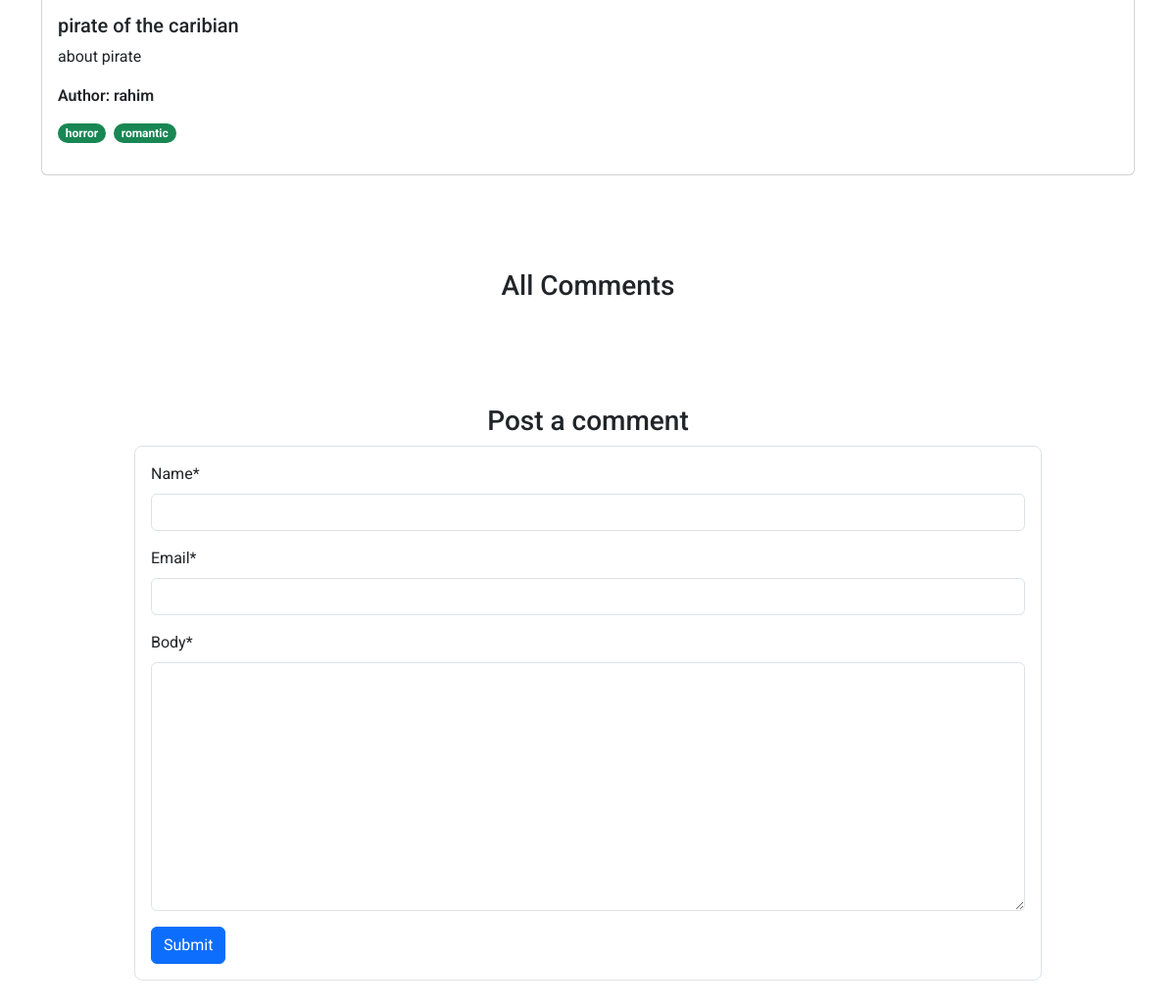
Before: /post/detail/1/ (signed in, lower part) with the older database file.
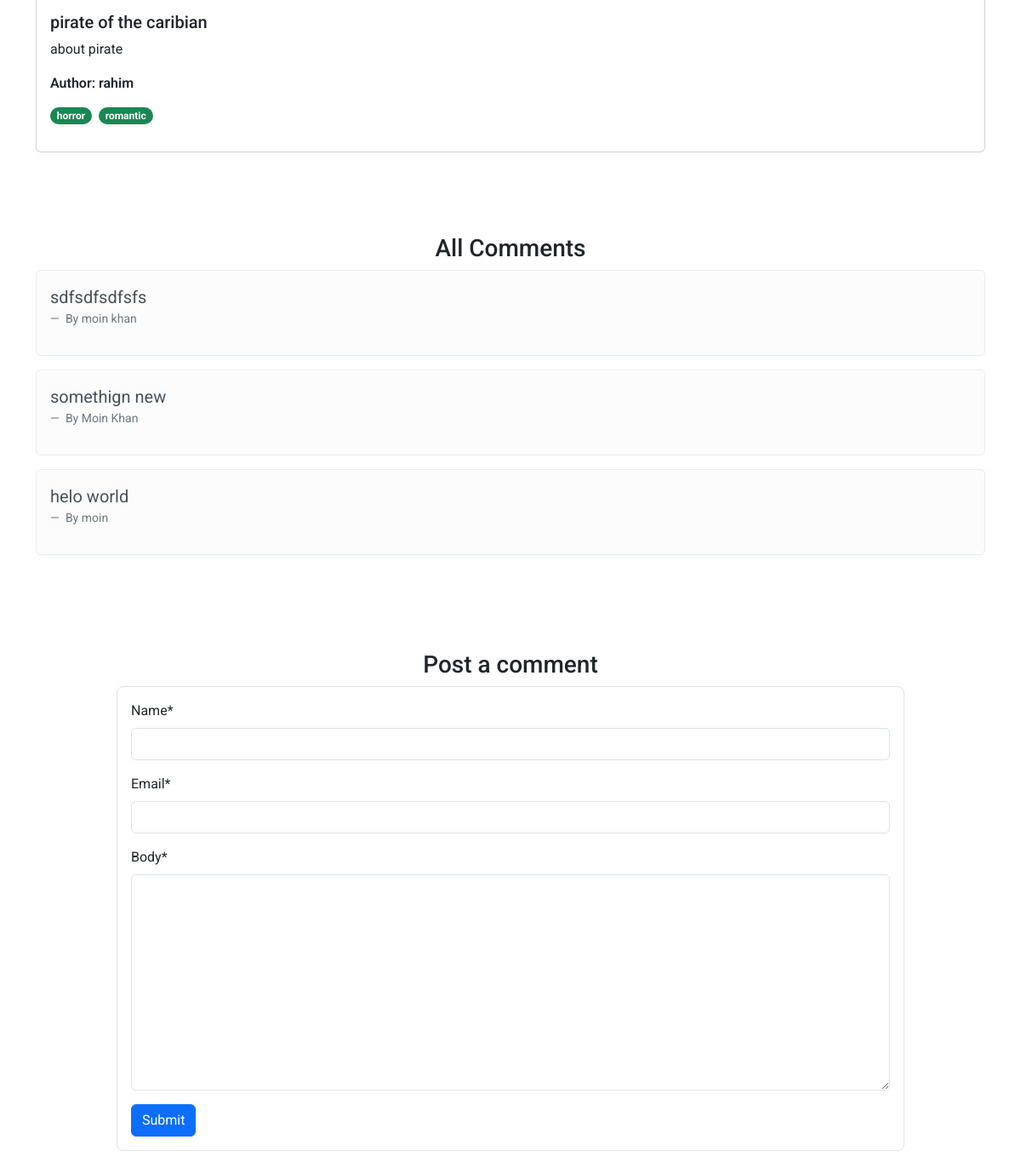
After: the same page with the newer database file.
### categories/models.py (models this page shows)
class Categories(models.Model):
  name = models.CharField(max_length = 50)
  slug = models.SlugField(max_length = 50, null = True, blank = True, unique = True)
  def __str__(self):
    return self.name

### post/models.py (models this page shows, shortened)
class Comment(models.Model):
  name = models.CharField(max_length = 255)
  email = models.EmailField()
  body = models.TextField()
  created_on = models.DateTimeField(auto_now_add=True)
  post = models.ForeignKey(Post, on_delete = models.CASCADE, related_name='comments')

### post/views.py (the view, shortened to what this page needs)
# urls.py: path('detail/<int:id>/', views.DetailPostView.as_view(), name='post-detail') ,
@method_decorator(login_required, name = "dispatch")
class DetailPostView(DetailView):
  template_name = 'posts/post_detail.html'
  model = Post
  pk_url_kwarg = 'id'
  def get_context_data(self, **kwargs):
    context = super().get_context_data(**kwargs)
    post = self.object
    comments = post.comments.all()
    comment_form = CommentForm()
    context['comments'] = comments
    context['comment_form'] = comment_form
    return context

### post/forms.py
class CommentForm(forms.ModelForm):
  class Meta:
    model = models.Comment
    fields = ['name', 'email', 'body']

### post/templates/posts/post_detail.html (shortened to what this page needs)
{% extends "base.html" %}
{% load crispy_forms_tags %}
{% block maincontent %}
  <section class="container py-5">
    <div class="card">
      <div class="card-body">
        <h5 class="card-title">{{post.title}}</h5>
        <p class="card-text">{{post.content}}</p>
        <p class="fw-semibold">Author: {{post.author}}</p>
        <div class="mb-3 d-flex gap-2 flex-wrap">
          {% for name in post.categories.all %}
          <span class="badge rounded-pill text-bg-success">{{name}}</span>
          {% endfor %}
        </div>
      </div>
    </div>
  </section>
  <section class="container py-5">
    <div class="row">
      <h3 class="text-center">All Comments</h3>
    </div>
    <div class="row">
      <div class="col-12">
       {% for comment in comments %}
       <div class="alert alert-light mb-3" role="alert">
          <figure>
            <blockquote class="blockquote">
              <p>{{comment.body}}</p>
            </blockquote>
            <figcaption class="blockquote-footer">
              By {{comment.name}}
            </figcaption>
          </figure>
        </div>
       {% endfor %}
      </div>
    </div>
  </section>
  <section class="container py-5">
    <div class="row">
      <h3 class="text-center">Post a comment</h3>
    </div>
    <div class="row">
      <div class="col-1"></div>
      <div class="col-10">
        <form method="post" class="border rounded-3 p-3">
          {{comment_form | crispy}}
          <button class="btn btn-primary">Submit</button>
        </form>
      </div>
      <div class="col-1"></div>
    </div>
  </section>
{% endblock %}

Changed rows visible on the page:
added Comment: body "sdfsdfsdfsfs", name "moin khan"
added Comment: body "somethign new", name "Moin Khan"
added Comment: body "helo world", name "moin"
